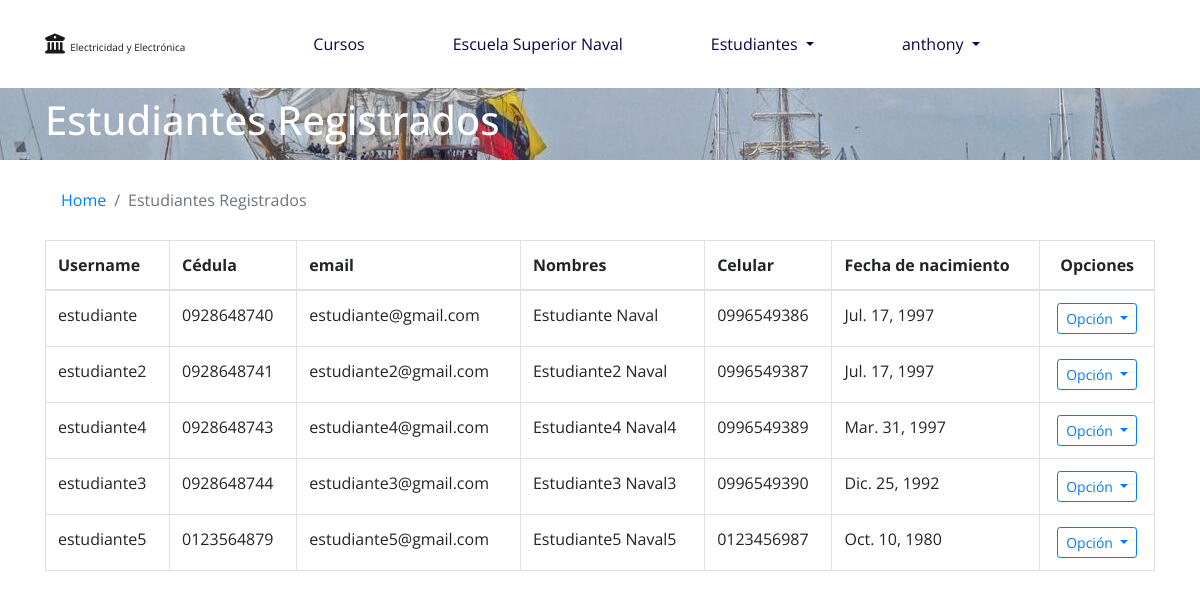
Page /estudiante/registros/ (signed in) on the earlier database version.
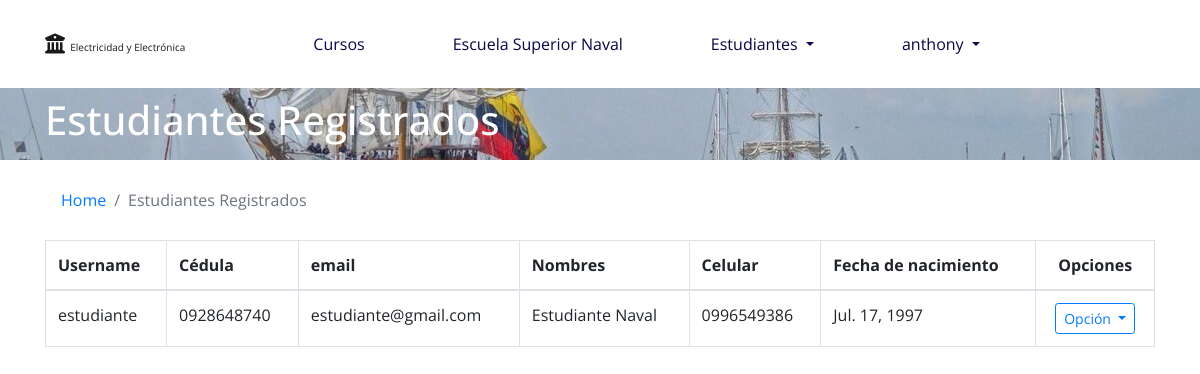
Same page on the later database version.
### estudiante/models.py (models this page shows, shortened)
class Estudiante(models.Model):
    usuario = models.OneToOneField(User, on_delete=models.CASCADE)#incluye username, password, nombre, apellido y email
    fecha_nacimiento = models.DateField(verbose_name='Fecha de Nacimiento')
    celular = models.CharField(verbose_name='Celular', max_length=15, unique=True,
                                error_messages={
                                    'unique': "El numero de celular ya está registrado.",
                                    'celular_validar_length': "El numero de celular debe tener de 10 a 15 dígitos.",
                                }, help_text='De 10 a 15 números')
    cedula = models.CharField(verbose_name='Cédula', max_length=10, unique=True,
        error_messages={
            'unique': "El numero de cédula ya está registrado.",
            'cedula_validar_length': "La cédula debe contener 10 dígitos.",
        }, help_text='10 números')
    CheckConstraint(
        name='celular_validar_length',
        check= Q(Length('celular') in range(10,16))
    )
    CheckConstraint(
        name='cedula_validar_length',
        check=Q(Length('cedula') == 10)
    )
    class Meta:
        verbose_name = 'Estudiante'
        verbose_name_plural = 'Estudiantes'
        """Para otro día
        constraints = [
            CheckConstraint(
                    name='celular_validar_length2',
                    check= Q(Length('celular') in range(10,16))
            ),
            CheckConstraint(
                name='cedula_validar_length2',
                check=Q(Length('cedula') == 10)
            )
        ]"""

### estudiante/views.py (the view)
# urls.py: path('registros/', registros_estudiantes),
@login_required(login_url='/login/')
def registros_estudiantes(request):
    data = {}
    data['user'] = request.user
    data['estudiantes'] = Estudiante.objects.all()
    return render(request, 'estudiante/listar_estudiante.html', data)

### templates/estudiante/listar_estudiante.html (shortened to what this page needs)
{% extends 'base-public.html' %}
{% block head %}
    <link rel="stylesheet" href="https://cdn.datatables.net/1.10.19/css/dataTables.bootstrap4.min.css">
{% endblock %}
{% block container %}
    <nav id="nav-foto" class="navbar undercontainer">
        <div class="container">
            <h1 class="h1 text-white">
                Estudiantes Registrados
            </h1>
        </div>
    </nav>
    <div class="container mt-3 mb-5">
        <nav aria-label="breadcrumb">
          <ol class="breadcrumb bg-white">
              <li class="breadcrumb-item"><a href="/">Home</a></li>
              <li class="breadcrumb-item active" aria-current="page">Estudiantes Registrados</li>
          </ol>
        </nav>
        <div class="row">
            <div class="col-12 table-responsive">
                <table class="table table-bordered table-hover display" id="tb_estudiantes">
                    <thead>
                        <th>
                            Username
                        </th>
                        <th>
                            Cédula
                        </th>
                        <th>
                            email
                        </th>
                        <th>
                            Nombres
                        </th>
                        <th>
                            Celular
                        </th>
                        <th>
                            Fecha de nacimiento
                        </th>
                        <th class="text-center">
                            Opciones
                        </th>
                    </thead>
                    <tbody>
                        {% for estudiante in estudiantes %}
                            <tr>
                                <td>
                                    {{ estudiante.usuario.username }}
                                </td>
                                <td>
                                    {{ estudiante.cedula }}
                                </td>
                                <td>
                                    {{ estudiante.usuario.email }}
                                </td>
                                <td>
                                    {{ estudiante.usuario.first_name }} {{ estudiante.usuario.last_name }}
                                </td>
                                <td>
                                    {{ estudiante.celular }}
                                </td>
                                <td>
                                    {{ estudiante.fecha_nacimiento }}
                                </td>
                                <td class="text-center">
                                    <div class="dropdown">
                                        <button class="btn btn-outline-primary btn-sm dropdown-toggle" type="button" id="btn_opcion" data-toggle="dropdown" aria-haspopup="true" aria-expanded="false">
                                            Opción
                                        </button>
                                    </div>
                                </td>
                            </tr>
                        {% endfor %}
                    </tbody>
                </table>
            </div>
        </div>
    </div>
{% endblock %}

### templates/base-public.html (shortened to what this page needs)
<!DOCTYPE html>
<html lang="es-ec">
<head>
    <link rel="stylesheet" href="https://stackpath.bootstrapcdn.com/bootstrap/4.3.1/css/bootstrap.min.css"
>
    <link rel="stylesheet"
        href="https://cdn.jsdelivr.net/npm/bootstrap-select@1.13.9/dist/css/bootstrap-select.min.css">
    <link rel="stylesheet" href="/static/css/home.css">
    {% block head %}
    {% endblock %}
</head>
<body>
<nav class="navbar navbar-fixed-top navbar-expand-lg navbar-light pt-md-4 pmd-navbar mb-lg-3 nav-md-justified"
        role="navigation">
        <div class="container">
            <a id="logo1" href="/" class="navbar-brand mr-md-5">
                <i class="fa fa-university"></i>
                <span style="font-size: 10px;">Electricidad y Electrónica</span>
            </a>
            <div class="collapse navbar-collapse" id="menu">
                <ul class="navbar-nav">
                    <li class="nav-item px-lg-4 ml-lg-5">
                        <a style="color: rgb(7, 7, 70);" href="/" class="nav-link">
                            Cursos
                        </a>
                    </li>
                    <li class="nav-item px-lg-4 ml-lg-4">
                        <a style="color: rgb(7, 7, 70);" href="http://186.3.65.147:8069/page/homepage" class="nav-link">
                            Escuela Superior Naval
                        </a>
                    </li>
                    {% if user.is_superuser %}
                    <li class="nav-item dropdown pmd-dropdown px-lg-4 ml-lg-4">
                        <a style="color: rgb(7, 7, 70);" href="#" class="nav-link dropdown-toggle"
                         data-toggle="dropdown" id="navbardropest" data-slidebar="true" role="button"
                            aria-haspopup="true" aria-expanded="false">
                            Estudiantes
                        </a>
                    </li>
                    {% endif %}
                    <li class="nav-item dropdown pmd-dropdown px-lg-4 ml-lg-4">
                        <a style="color: rgb(7, 7, 70);" href="#" class="nav-link dropdown-toggle"
                            data-toggle="dropdown" id="navbardrop" data-slidebar="true" role="button"
                            aria-haspopup="true" aria-expanded="false">
                            {{ user.username }}
                        </a>
                    </li>
                </ul>
            </div>
        </div>
    </nav>
        {% block container %}
        {% endblock %}
</body>
</html>

### static/css/home.css (style rules this page uses)
#nav-foto { background-image: url('/static/media/fondo-nav-naval.jpg'); }

### templates/base-public.html (style rules this page uses)
body { font-family: 'Open Sans', sans-serif; }

Differences in the rows shown:
removed Estudiante: usuario.username "estudiante2", cedula "0928648741", usuario.email "estudiante2@gmail.com", usuario.first_name "Estudiante2", usuario.last_name "Naval", celular "0996549387", fecha_nacimiento "Jul. 17, 1997"
removed Estudiante: usuario.username "estudiante4", cedula "0928648743", usuario.email "estudiante4@gmail.com", usuario.first_name "Estudiante4", usuario.last_name "Naval4", celular "0996549389", fecha_nacimiento "Mar. 31, 1997"
removed Estudiante: usuario.username "estudiante3", cedula "0928648744", usuario.email "estudiante3@gmail.com", usuario.first_name "Estudiante3", usuario.last_name "Naval3", celular "0996549390", fecha_nacimiento "Dic. 25, 1992"
removed Estudiante: usuario.username "estudiante5", cedula "0123564879", usuario.email "estudiante5@gmail.com", usuario.first_name "Estudiante5", usuario.last_name "Naval5", celular "0123456987", fecha_nacimiento "Oct. 10, 1980"
